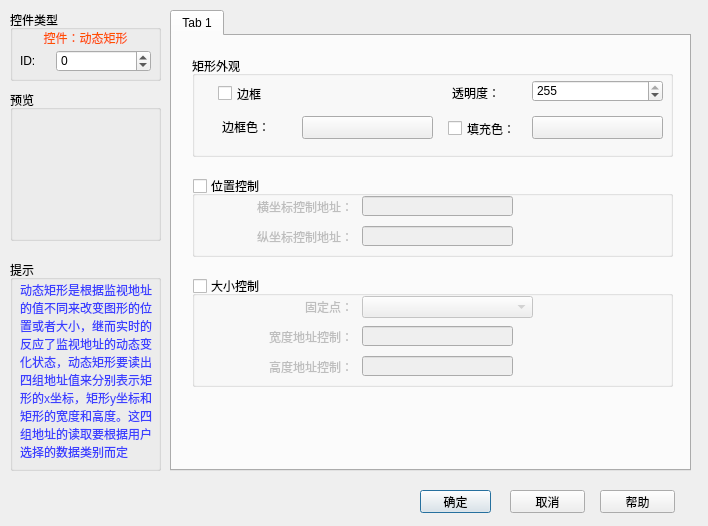
<?xml version="1.0" encoding="UTF-8"?>
<ui version="4.0">
 <class>newDynRectDlg</class>
 <widget class="QDialog" name="newDynRectDlg">
  <property name="geometry">
   <rect>
    <x>0</x>
    <y>0</y>
    <width>708</width>
    <height>526</height>
   </rect>
  </property>
  <property name="windowTitle">
   <string>Dialog</string>
  </property>
  <widget class="QGroupBox" name="groupBox_ctlType">
   <property name="geometry">
    <rect>
     <x>10</x>
     <y>10</y>
     <width>151</width>
     <height>71</height>
    </rect>
   </property>
   <property name="title">
    <string>控件类型</string>
   </property>
   <widget class="QLabel" name="label_ctlType">
    <property name="geometry">
     <rect>
      <x>10</x>
      <y>17</y>
      <width>131</width>
      <height>21</height>
     </rect>
    </property>
    <property name="styleSheet">
     <string notr="true">color: rgb(255, 80, 0);</string>
    </property>
    <property name="text">
     <string>控件：动态矩形</string>
    </property>
    <property name="alignment">
     <set>Qt::AlignCenter</set>
    </property>
   </widget>
   <widget class="QWidget" name="layoutWidget_2">
    <property name="geometry">
     <rect>
      <x>10</x>
      <y>40</y>
      <width>131</width>
      <height>22</height>
     </rect>
    </property>
    <layout class="QHBoxLayout" name="horizontalLayout">
     <item>
      <widget class="QLabel" name="label_4">
       <property name="maximumSize">
        <size>
         <width>30</width>
         <height>16777215</height>
        </size>
       </property>
       <property name="text">
        <string>ID:</string>
       </property>
      </widget>
     </item>
     <item>
      <widget class="QSpinBox" name="spinBox_2">
       <property name="minimum">
        <number>-1</number>
       </property>
       <property name="maximum">
        <number>100000</number>
       </property>
      </widget>
     </item>
    </layout>
   </widget>
  </widget>
  <widget class="QGroupBox" name="groupBox_prompt">
   <property name="geometry">
    <rect>
     <x>10</x>
     <y>260</y>
     <width>151</width>
     <height>211</height>
    </rect>
   </property>
   <property name="title">
    <string>提示</string>
   </property>
   <widget class="QLabel" name="label">
    <property name="geometry">
     <rect>
      <x>10</x>
      <y>20</y>
      <width>141</width>
      <height>181</height>
     </rect>
    </property>
    <property name="styleSheet">
     <string notr="true">color: rgb(60, 63, 255);</string>
    </property>
    <property name="text">
     <string>动态矩形是根据监视地址的值不同来改变图形的位置或者大小，继而实时的反应了监视地址的动态变化状态，动态矩形要读出四组地址值来分别表示矩形的x坐标，矩形y坐标和矩形的宽度和高度。这四组地址的读取要根据用户选择的数据类别而定</string>
    </property>
    <property name="wordWrap">
     <bool>true</bool>
    </property>
   </widget>
  </widget>
  <widget class="QGroupBox" name="groupBox_preview">
   <property name="geometry">
    <rect>
     <x>10</x>
     <y>90</y>
     <width>151</width>
     <height>151</height>
    </rect>
   </property>
   <property name="title">
    <string>预览</string>
   </property>
   <widget class="QGraphicsView" name="graphicsView">
    <property name="geometry">
     <rect>
      <x>10</x>
      <y>20</y>
      <width>131</width>
      <height>121</height>
     </rect>
    </property>
    <property name="styleSheet">
     <string notr="true">background-color: rgba(255, 255, 255, 0);</string>
    </property>
   </widget>
  </widget>
  <widget class="QPushButton" name="accept">
   <property name="geometry">
    <rect>
     <x>420</x>
     <y>490</y>
     <width>71</width>
     <height>23</height>
    </rect>
   </property>
   <property name="text">
    <string>确定</string>
   </property>
   <property name="checkable">
    <bool>false</bool>
   </property>
   <property name="default">
    <bool>true</bool>
   </property>
  </widget>
  <widget class="QPushButton" name="cancel">
   <property name="geometry">
    <rect>
     <x>510</x>
     <y>490</y>
     <width>75</width>
     <height>23</height>
    </rect>
   </property>
   <property name="focusPolicy">
    <enum>Qt::NoFocus</enum>
   </property>
   <property name="text">
    <string>取消</string>
   </property>
  </widget>
  <widget class="QPushButton" name="help">
   <property name="geometry">
    <rect>
     <x>600</x>
     <y>490</y>
     <width>75</width>
     <height>23</height>
    </rect>
   </property>
   <property name="focusPolicy">
    <enum>Qt::NoFocus</enum>
   </property>
   <property name="text">
    <string>帮助</string>
   </property>
  </widget>
  <widget class="QTabWidget" name="tabWidget">
   <property name="geometry">
    <rect>
     <x>170</x>
     <y>10</y>
     <width>521</width>
     <height>461</height>
    </rect>
   </property>
   <property name="toolTip">
    <string/>
   </property>
   <property name="currentIndex">
    <number>0</number>
   </property>
   <widget class="QWidget" name="tab">
    <attribute name="title">
     <string>Tab 1</string>
    </attribute>
    <widget class="QGroupBox" name="groupBox_2">
     <property name="geometry">
      <rect>
       <x>20</x>
       <y>20</y>
       <width>481</width>
       <height>101</height>
      </rect>
     </property>
     <property name="title">
      <string>矩形外观</string>
     </property>
     <widget class="QLabel" name="label_3">
      <property name="geometry">
       <rect>
        <x>30</x>
        <y>60</y>
        <width>71</width>
        <height>21</height>
       </rect>
      </property>
      <property name="text">
       <string>边框色：</string>
      </property>
     </widget>
     <widget class="QPushButton" name="pushButton_frame">
      <property name="geometry">
       <rect>
        <x>110</x>
        <y>60</y>
        <width>131</width>
        <height>23</height>
       </rect>
      </property>
      <property name="text">
       <string/>
      </property>
     </widget>
     <widget class="QPushButton" name="pushButton_fill">
      <property name="geometry">
       <rect>
        <x>340</x>
        <y>60</y>
        <width>131</width>
        <height>23</height>
       </rect>
      </property>
      <property name="text">
       <string/>
      </property>
     </widget>
     <widget class="QCheckBox" name="checkBox_fill">
      <property name="geometry">
       <rect>
        <x>256</x>
        <y>62</y>
        <width>82</width>
        <height>21</height>
       </rect>
      </property>
      <property name="text">
       <string>填充色：</string>
      </property>
     </widget>
     <widget class="QCheckBox" name="checkBox_frame">
      <property name="geometry">
       <rect>
        <x>26</x>
        <y>27</y>
        <width>141</width>
        <height>21</height>
       </rect>
      </property>
      <property name="text">
       <string>边框</string>
      </property>
     </widget>
     <widget class="QLabel" name="label_12">
      <property name="geometry">
       <rect>
        <x>260</x>
        <y>26</y>
        <width>71</width>
        <height>21</height>
       </rect>
      </property>
      <property name="text">
       <string>透明度：</string>
      </property>
     </widget>
     <widget class="QSpinBox" name="spinBox">
      <property name="geometry">
       <rect>
        <x>340</x>
        <y>24</y>
        <width>131</width>
        <height>22</height>
       </rect>
      </property>
      <property name="maximum">
       <number>255</number>
      </property>
      <property name="value">
       <number>255</number>
      </property>
     </widget>
    </widget>
    <widget class="QGroupBox" name="groupBox_4">
     <property name="geometry">
      <rect>
       <x>20</x>
       <y>140</y>
       <width>481</width>
       <height>81</height>
      </rect>
     </property>
     <property name="title">
      <string>位置控制</string>
     </property>
     <property name="checkable">
      <bool>true</bool>
     </property>
     <property name="checked">
      <bool>false</bool>
     </property>
     <widget class="QLabel" name="label_7">
      <property name="geometry">
       <rect>
        <x>20</x>
        <y>20</y>
        <width>141</width>
        <height>21</height>
       </rect>
      </property>
      <property name="text">
       <string>横坐标控制地址：</string>
      </property>
      <property name="alignment">
       <set>Qt::AlignRight|Qt::AlignTrailing|Qt::AlignVCenter</set>
      </property>
     </widget>
     <widget class="QLabel" name="label_8">
      <property name="geometry">
       <rect>
        <x>20</x>
        <y>50</y>
        <width>141</width>
        <height>21</height>
       </rect>
      </property>
      <property name="text">
       <string>纵坐标控制地址：</string>
      </property>
      <property name="alignment">
       <set>Qt::AlignRight|Qt::AlignTrailing|Qt::AlignVCenter</set>
      </property>
     </widget>
     <widget class="QLineEdit" name="lineEdit_H">
      <property name="geometry">
       <rect>
        <x>170</x>
        <y>20</y>
        <width>151</width>
        <height>20</height>
       </rect>
      </property>
     </widget>
     <widget class="QLineEdit" name="lineEdit_V">
      <property name="geometry">
       <rect>
        <x>170</x>
        <y>50</y>
        <width>151</width>
        <height>20</height>
       </rect>
      </property>
     </widget>
     <widget class="QPushButton" name="pushButton_AddrH">
      <property name="geometry">
       <rect>
        <x>320</x>
        <y>20</y>
        <width>21</width>
        <height>20</height>
       </rect>
      </property>
      <property name="text">
       <string/>
      </property>
      <property name="icon">
       <iconset resource="../../resourse.qrc">
        <normaloff>:/addressintput/images/address.bmp</normaloff>:/addressintput/images/address.bmp</iconset>
      </property>
      <property name="autoDefault">
       <bool>true</bool>
      </property>
      <property name="flat">
       <bool>true</bool>
      </property>
     </widget>
     <widget class="QPushButton" name="pushButton_AddrV">
      <property name="geometry">
       <rect>
        <x>320</x>
        <y>50</y>
        <width>21</width>
        <height>20</height>
       </rect>
      </property>
      <property name="text">
       <string/>
      </property>
      <property name="icon">
       <iconset resource="../../resourse.qrc">
        <normaloff>:/addressintput/images/address.bmp</normaloff>:/addressintput/images/address.bmp</iconset>
      </property>
      <property name="autoDefault">
       <bool>true</bool>
      </property>
      <property name="flat">
       <bool>true</bool>
      </property>
     </widget>
    </widget>
    <widget class="QGroupBox" name="groupBox_5">
     <property name="geometry">
      <rect>
       <x>20</x>
       <y>240</y>
       <width>481</width>
       <height>111</height>
      </rect>
     </property>
     <property name="title">
      <string>大小控制</string>
     </property>
     <property name="checkable">
      <bool>true</bool>
     </property>
     <property name="checked">
      <bool>false</bool>
     </property>
     <widget class="QLabel" name="label_9">
      <property name="geometry">
       <rect>
        <x>20</x>
        <y>20</y>
        <width>141</width>
        <height>21</height>
       </rect>
      </property>
      <property name="text">
       <string>固定点：</string>
      </property>
      <property name="alignment">
       <set>Qt::AlignRight|Qt::AlignTrailing|Qt::AlignVCenter</set>
      </property>
     </widget>
     <widget class="QLabel" name="label_10">
      <property name="geometry">
       <rect>
        <x>20</x>
        <y>50</y>
        <width>141</width>
        <height>21</height>
       </rect>
      </property>
      <property name="text">
       <string>宽度地址控制：</string>
      </property>
      <property name="alignment">
       <set>Qt::AlignRight|Qt::AlignTrailing|Qt::AlignVCenter</set>
      </property>
     </widget>
     <widget class="QLabel" name="label_11">
      <property name="geometry">
       <rect>
        <x>20</x>
        <y>80</y>
        <width>141</width>
        <height>21</height>
       </rect>
      </property>
      <property name="text">
       <string>高度地址控制：</string>
      </property>
      <property name="alignment">
       <set>Qt::AlignRight|Qt::AlignTrailing|Qt::AlignVCenter</set>
      </property>
     </widget>
     <widget class="QLineEdit" name="lineEdit_width">
      <property name="geometry">
       <rect>
        <x>170</x>
        <y>50</y>
        <width>151</width>
        <height>20</height>
       </rect>
      </property>
     </widget>
     <widget class="QLineEdit" name="lineEdit_height">
      <property name="geometry">
       <rect>
        <x>170</x>
        <y>80</y>
        <width>151</width>
        <height>20</height>
       </rect>
      </property>
     </widget>
     <widget class="QPushButton" name="pushButton_AddrWidth">
      <property name="geometry">
       <rect>
        <x>320</x>
        <y>50</y>
        <width>21</width>
        <height>20</height>
       </rect>
      </property>
      <property name="text">
       <string/>
      </property>
      <property name="icon">
       <iconset resource="../../resourse.qrc">
        <normaloff>:/addressintput/images/address.bmp</normaloff>:/addressintput/images/address.bmp</iconset>
      </property>
      <property name="autoDefault">
       <bool>true</bool>
      </property>
      <property name="flat">
       <bool>true</bool>
      </property>
     </widget>
     <widget class="QPushButton" name="pushButton_AddrHeight">
      <property name="geometry">
       <rect>
        <x>320</x>
        <y>80</y>
        <width>21</width>
        <height>20</height>
       </rect>
      </property>
      <property name="text">
       <string/>
      </property>
      <property name="icon">
       <iconset resource="../../resourse.qrc">
        <normaloff>:/addressintput/images/address.bmp</normaloff>:/addressintput/images/address.bmp</iconset>
      </property>
      <property name="autoDefault">
       <bool>true</bool>
      </property>
      <property name="flat">
       <bool>true</bool>
      </property>
     </widget>
     <widget class="QComboBox" name="comboBox">
      <property name="geometry">
       <rect>
        <x>170</x>
        <y>20</y>
        <width>171</width>
        <height>22</height>
       </rect>
      </property>
     </widget>
    </widget>
   </widget>
  </widget>
 </widget>
 <resources>
  <include location="../../resourse.qrc"/>
 </resources>
 <connections/>
</ui>
